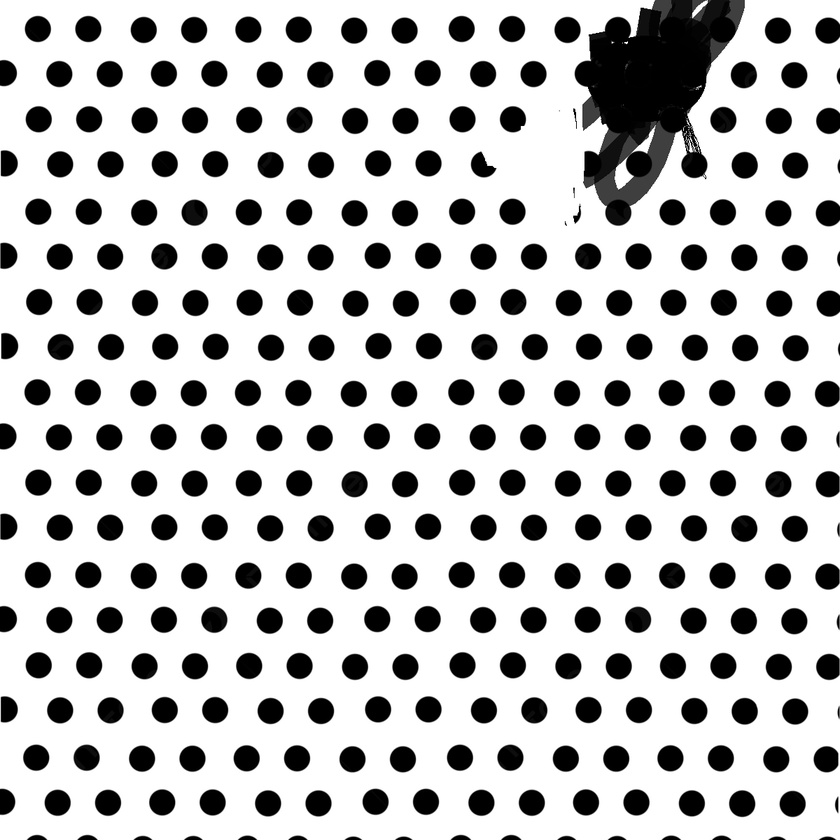
#> input picture 333.jpg, 840 x 840 px, shrunk from 1200 x 1200 before the run
$ python main.py
#> lines starting #> are read from the running program, lines starting #| are printed output that depends on the picture; after the words box and inside, x2 and y2 are one past the last pixel; in counts of white or black regions, pixels touching at a corner belong together

import cv2
import numpy as np

def load_image(image_path):
    #########################3####### Загрузка изображения с гранулами
#> called with image_path = '333.jpg'
    return cv2.imread(image_path)
#> returned value is the input picture: shape (840, 840, 3); min 0, max 255, mean 195.5

def convert_to_grayscale(image):
    ########################################## Преобразование изображения в оттенки серого
    return cv2.cvtColor(image, cv2.COLOR_BGR2GRAY)
#> returned value: shape (840, 840)

def binarize_image(image):
    ############################################### Бинаризация изображения с использованием метода Оцу
    _, binary_image = cv2.threshold(image, 0, 255, cv2.THRESH_BINARY + cv2.THRESH_OTSU)
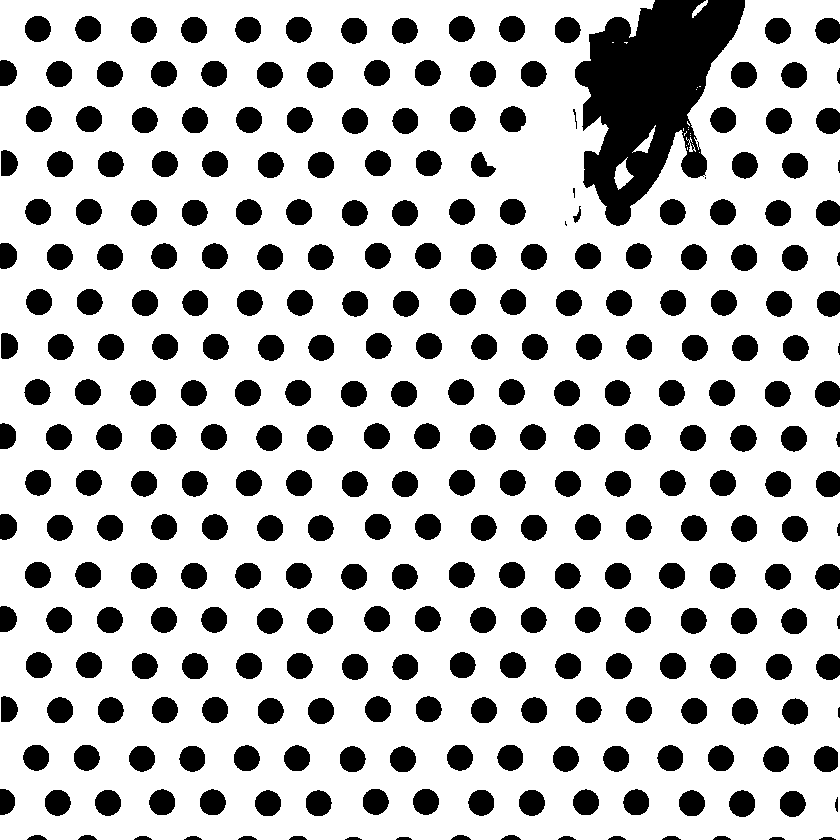
#> binary_image: shape (840, 840); 76.5% white; 304 black regions (4 under 20 px)
    return binary_image

def find_contours(image):
    ################################################## Поиск контуров на бинаризованном изображении
    contours, _ = cv2.findContours(image, cv2.RETR_EXTERNAL, cv2.CHAIN_APPROX_NONE)
    return contours


def calculate_area(contour, pixel_to_mm_ratio):
    ############################################### Вычисление площади контура в миллиметрах
    return cv2.contourArea(contour) * pixel_to_mm_ratio

def remove_noise(image, min_size):
    ################################################ Убирание шумов, отсеивание мелких объектов
#> called with min_size = 10
    image = np.copy(image)
    contours, _ = cv2.findContours(image, cv2.RETR_EXTERNAL, cv2.CHAIN_APPROX_SIMPLE)
#> contours = 20 contours, 16 with area under 20; largest, box (x1, y1, x2, y2) and area: (0, 0, 840, 840) 674277, (614, 157, 634, 190) 284, (632, 125, 656, 153) 153, (692, 0, 708, 18) 75

    for contour in contours:
        if cv2.contourArea(contour) < min_size:
            cv2.drawContours(image, [contour], 0, 0, -1)
#> this loop made 20 passes
#> contour on passes 2, 3, 4, 6, 7, 9, 10, 11, 14, 15, 16, 17: [[699, 152]], [[687, 147], [687, 149]], [[686, 145]], [[690, 135]], [[690, 133]], [[688, 129]], [[683, 128], [683, 130]], [[688, 127]], [[696, 89]], [[697, 87]], [[699, 86], [700, 86]], [[624, 42], [625, 42], [626, 43], [627, 42]]
#> image: shape (840, 840); 76.5% white; 304 black regions (4 under 20 px), largest, box (x1, y1, x2, y2) and area: (575, 0, 745, 226) 21007, (730, 425, 757, 452) 551, (729, 790, 755, 817) 549

    return image

def divide_image(image):
    ######################################### Разделение изображения на 4 одинаковые части
    height, width = image.shape[:2]
#> height = 840; width = 840
    half_width = width // 2
#> half_width = 420
    half_height = height // 2
#> half_height = 420

    quadrants = [
        image[0:half_height, 0:half_width],
        image[0:half_height, half_width:width],
        image[half_height:height, 0:half_width],
        image[half_height:height, half_width:width]
    ]

    return quadrants

def check_grain_distribution(image):
    ################################################# Проверка распределения гранул в каждой из зон
    pixel_to_mm_ratio = 1.0  ####################### Коэффициент конвертирования размеров из пикселей в миллиметры
    min_grain_size = 10  ################################ Минимальный размер гранулы в пикселях
    threshold_grain_size = 8  ############################ Пороговый размер гранулы в пикселях

    gray_image = convert_to_grayscale(image)
    binary_image = binarize_image(gray_image)
    noise_removed_image = remove_noise(binary_image, min_grain_size)
    quadrants = divide_image(noise_removed_image)
#> quadrants = 4 items

    result = []

    for i, quadrant in enumerate(quadrants):
        contours = find_contours(quadrant)

        if any(calculate_area(contour, pixel_to_mm_ratio) < threshold_grain_size for contour in contours):


            result.append(f"Проба не распределена в зоне {i + 1}")
        else:
            result.append("Проба распределена")
#> this loop made 4 passes
#> after the loop, result = ['Проба распределена', 'Проба распределена', 'Проба распределена', 'Проба распределена']

    return result


########################### Загрузка изображения
image_path = "333.jpg"
image = load_image(image_path)

############################### Проверка распределения гранул
distribution_result = check_grain_distribution(image)
#> distribution_result has the same summary as result in check_grain_distribution


for i, result in enumerate(distribution_result):
    print(f"Зона {i + 1}: {result}")

$ run again, with 202.jpg copied over 333.jpg
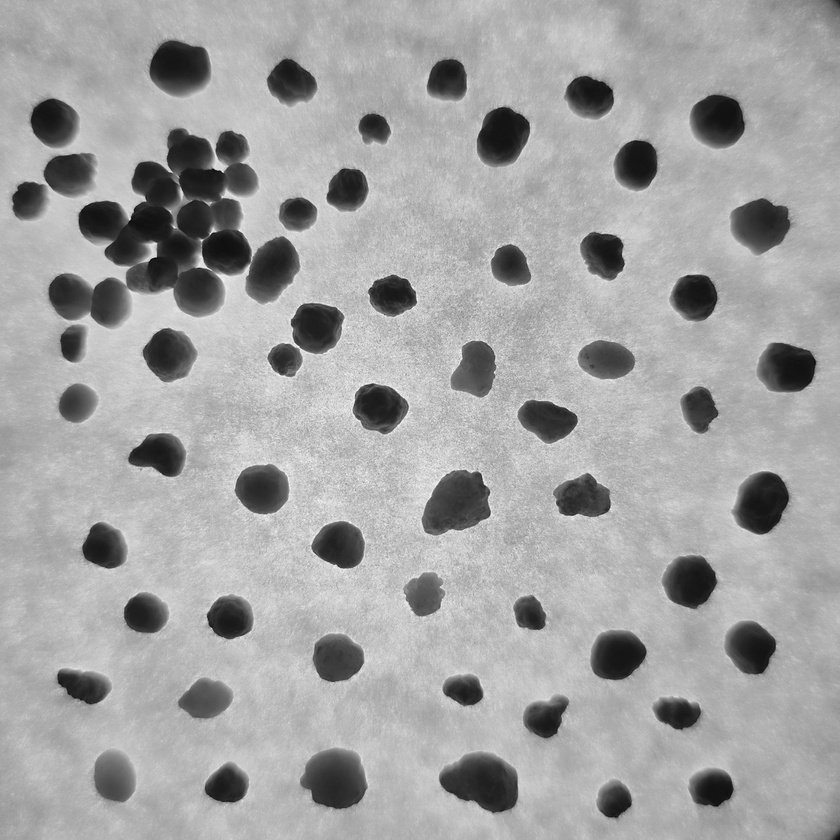
#> input picture 202.jpg, 840 x 840 px, shrunk from 1280 x 1280 before the run
#> in load_image, returned value is the input picture: shape (840, 840, 3); min 0, max 254, mean 162.8
#> in binarize_image, `_, binary_image = cv2.threshold(image, 0, 255, cv2.THRESH_BINARY + cv2..`:
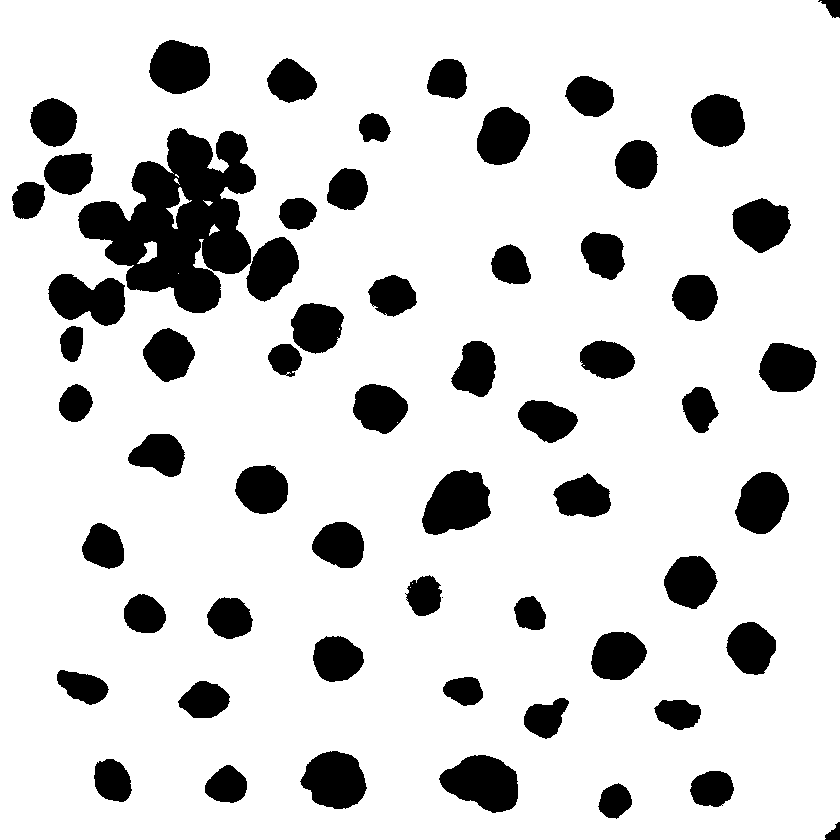
#> binary_image: shape (840, 840); 84.2% white; 61 black regions (1 under 20 px)
#> in remove_noise, `contours, _ = cv2.findContours(image, cv2.RETR_EXTERNAL, cv2.CHAIN_APP..`: contours = 1 contour; box (x1, y1, x2, y2) and area: (0, 0, 840, 840) 703533
#> the loop in remove_noise, `for contour in contours:` made 1 pass
#> quadrants = 4 items
#> the loop in check_grain_distribution, `for i, quadrant in enumerate(quadrants):` made 4 passes
#> after the loop in check_grain_distribution, `for i, quadrant in enumerate(quadrants):`: result = ['Проба распределена', 'Проба распределена', 'Проба не распределена в зоне 3', 'Проба распределена']
#> distribution_result has the same summary as result in check_grain_distribution
#> the loop `for i, result in enumerate(distribution_result):` made 4 passes
#> (printed output is left out)

$ run again, with 303.jpg copied over 333.jpg
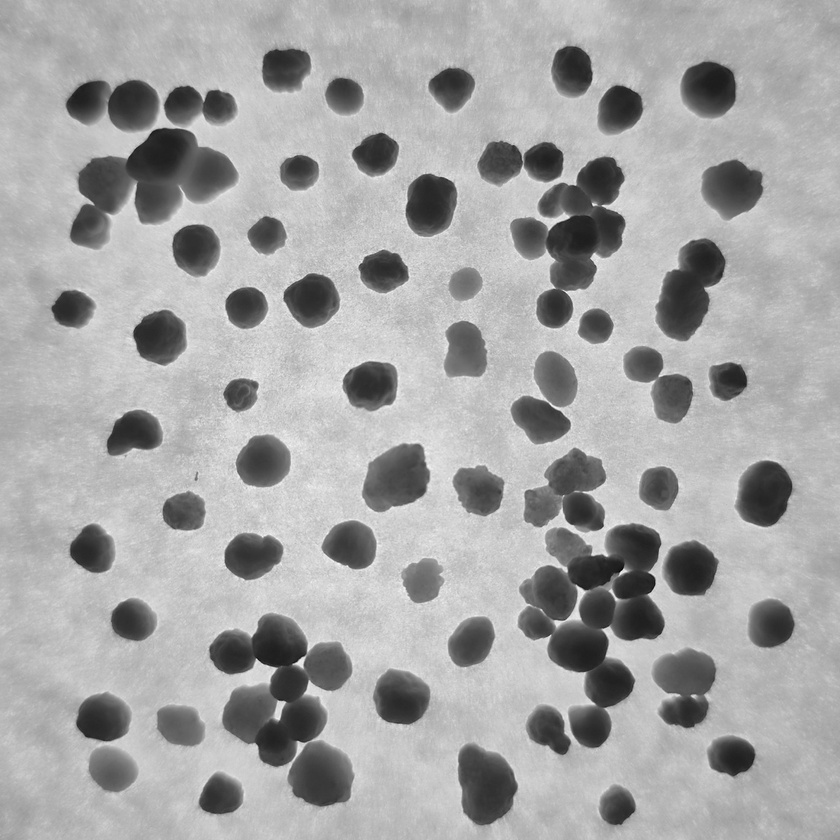
#> input picture 303.jpg, 840 x 840 px, shrunk from 1280 x 1280 before the run
#> in load_image, returned value is the input picture: shape (840, 840, 3); min 0, max 251, mean 165.1
#> in binarize_image, `_, binary_image = cv2.threshold(image, 0, 255, cv2.THRESH_BINARY + cv2..`:
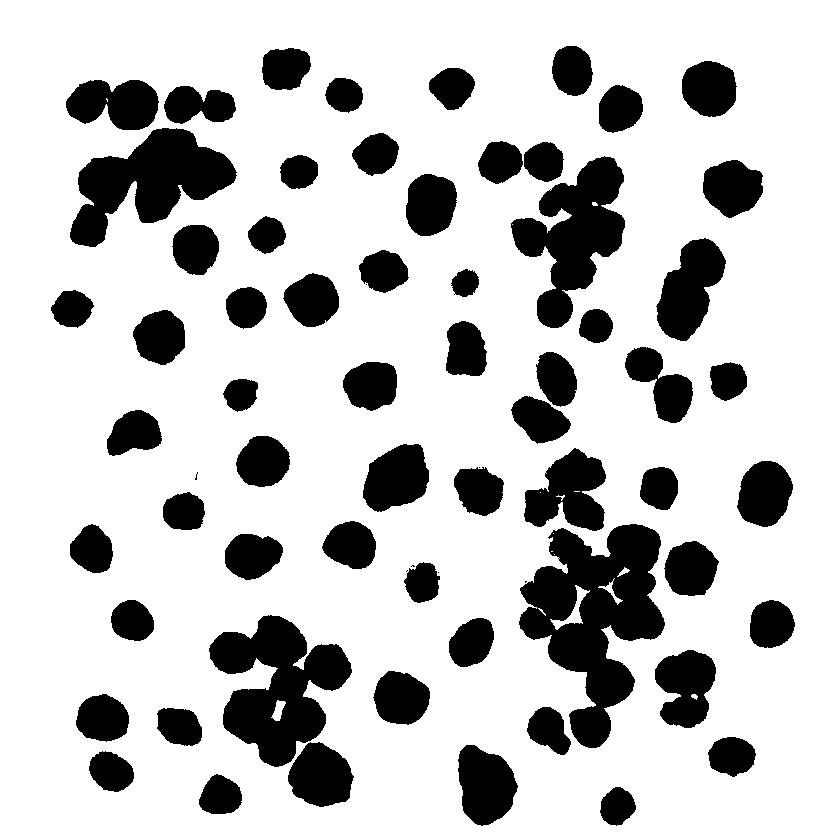
#> binary_image: shape (840, 840); 77.9% white; 69 black regions (7 under 20 px), largest, box (x1, y1, x2, y2) and area: (519, 524, 665, 748) 16792, (209, 615, 352, 767) 11529, (70, 128, 237, 247) 9942
#> in remove_noise, `contours, _ = cv2.findContours(image, cv2.RETR_EXTERNAL, cv2.CHAIN_APP..`: contours = [[[0, 0], [0, 839], [839, 839], [839, 0]]]
#> the loop in remove_noise, `for contour in contours:` made 1 pass
#> contour on pass 1: [[0, 0], [0, 839], [839, 839], [839, 0]]
#> quadrants = 4 items
#> the loop in check_grain_distribution, `for i, quadrant in enumerate(quadrants):` made 4 passes
#> after the loop in check_grain_distribution, `for i, quadrant in enumerate(quadrants):`: result = ['Проба распределена', 'Проба распределена', 'Проба распределена', 'Проба распределена']
#> distribution_result has the same summary as result in check_grain_distribution
#> the loop `for i, result in enumerate(distribution_result):` made 4 passes
#| Зона 1: Проба распределена
#| Зона 2: Проба распределена
#| Зона 3: Проба распределена
#| Зона 4: Проба распределена
